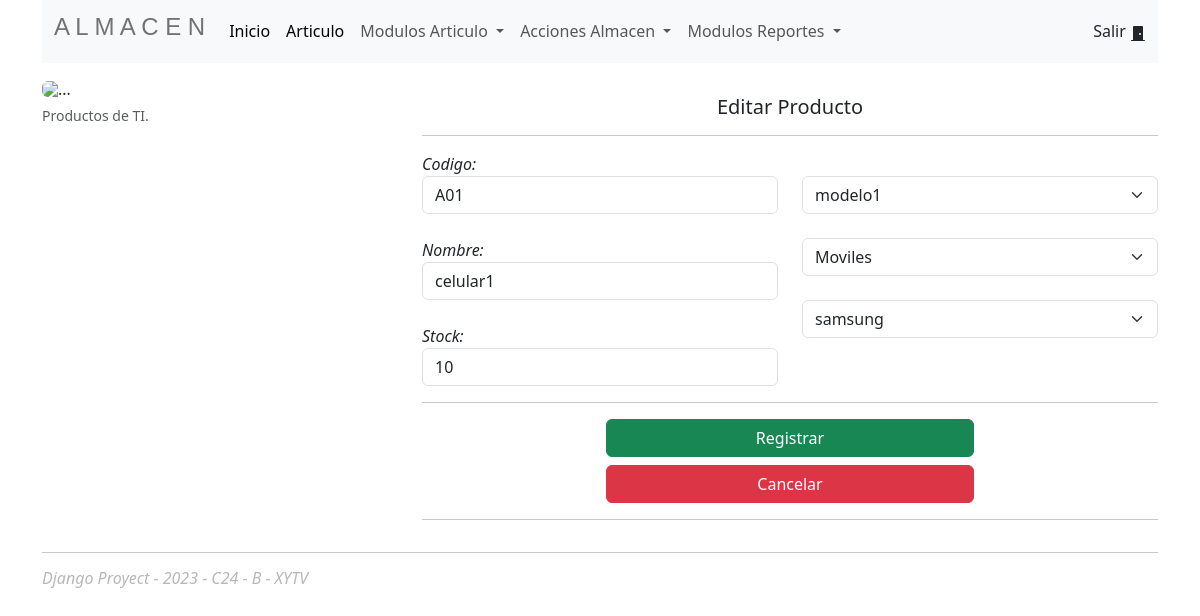
Page /articulo/edicionarticulo/A01 (signed in) on the committed database.
### Almacen/models.py (models this page shows, shortened)
class Articulo(models.Model):
    codigo=models.CharField(primary_key=True, max_length=6)
    nombre=models.CharField(max_length=60)
    stock=models.IntegerField()
    codigo_Modelo = models.ForeignKey(Modelo, on_delete=models.CASCADE)
    codigo_Marca = models.ForeignKey(Marca, on_delete=models.CASCADE)
    codigo_Categoria=models.ForeignKey(Categoria, on_delete=models.CASCADE)

class Modelo(models.Model):
    codigo=models.CharField(primary_key=True, max_length=6)
    nombre=models.CharField(max_length=60)

class Categoria(models.Model):
    codigo=models.CharField(primary_key=True, max_length=6)
    nombre=models.CharField(max_length=60)
    descripcion=models.CharField(max_length=500)

class Marca(models.Model):
    codigo=models.CharField(primary_key=True, max_length=6)
    nombre=models.CharField(max_length=60)

### Almacen/views.py (the view)
# urls.py: path('articulo/edicionarticulo/<codigo>',views.edicionarticulo),
@login_required
def edicionarticulo(request, codigo):
    articulo = Articulo.objects.get(codigo = codigo)
    modelos = Modelo.objects.all()
    marcas = Marca.objects.all()
    categorias = Categoria.objects.all()
    context = {"articulo":articulo,"modelos":modelos,"marcas":marcas,"categorias":categorias}
    return render(request, template_edit_articulo,context)

### Almacen/templates/articulo/edit_articulo.html (shortened to what this page needs)
{% extends 'base/index.html' %}
{% block content %}
<div class="row pt-3">
    <div class="col-4">
        <figure class="figure">
            <img src="https://img.pikbest.com/png-images/qiantu/mbe-style-daily-necessities-electronic-products-cartoon-cute-set-of-pictures_2577475.png!w700wp"
                class="figure-img img-fluid rounded" alt="...">
            <figcaption class="figure-caption text-end">Productos de TI.</figcaption>
        </figure>
    </div>
    <div class="col-8 pt-3">
        <h5 class=" text-center">Editar Producto</h5>
        <hr>
        <form action="/articulo/updatearticulo/{{articulo.codigo}}" method="post">
            <div class="row">
                <div class="col">
                    <div>
                        <label><em>Codigo:</em></label>
                        <input type="text" readonly name="txtCodigo"  value="{{articulo.codigo}}" class="form-control">
                    </div><br>
                    <div>
                        <label><em>Nombre:</em></label>
                        <input type="text" name="txtNombre"  value="{{articulo.nombre}}" class="form-control">
                    </div><br>
                    <div>
                        <label><em>Stock:</em></label>
                        <input type="number" name="txtStock" value="{{articulo.stock}}" class="form-control">
                    </div>
                </div>
                <div class="col">
                    <br>
                    <div>
                        <select class="form-select" aria-label="Default select example" name="txtModelo">
                            <option selected value="{{articulo.codigo_Modelo.codigo}}">{{articulo.codigo_Modelo.nombre}}</option>
                          </select>
                    </div><br>
                    <div>
                        <select class="form-select" aria-label="Default select example" name="txtCategoria">
                            <option selected value="{{articulo.codigo_Categoria.codigo}}">{{articulo.codigo_Categoria.nombre}}</option>
                          </select>
                    </div><br>
                    <div>
                        <select class="form-select" aria-label="Default select example" name="txtMarca">
                            <option selected value="{{articulo.codigo_Marca.codigo}}">{{articulo.codigo_Marca.nombre}}</option>
                          </select>
                    </div>
                </div>
            </div>
            <hr>
            <div class="d-grid gap-2 col-6 mx-auto">
                <button class="btn btn-success" type="submit">Registrar</button>
                <button class="btn btn-danger" type="reset">Cancelar</button>
            </div>
            <hr>
        </form>
    </div>
</div>
{% endblock %}

### rows in the picture
Articulo: txtCodigo "A01", txtNombre "celular1", txtStock "10", txtModelo "modelo1", txtCategoria "Moviles", txtMarca "samsung"
